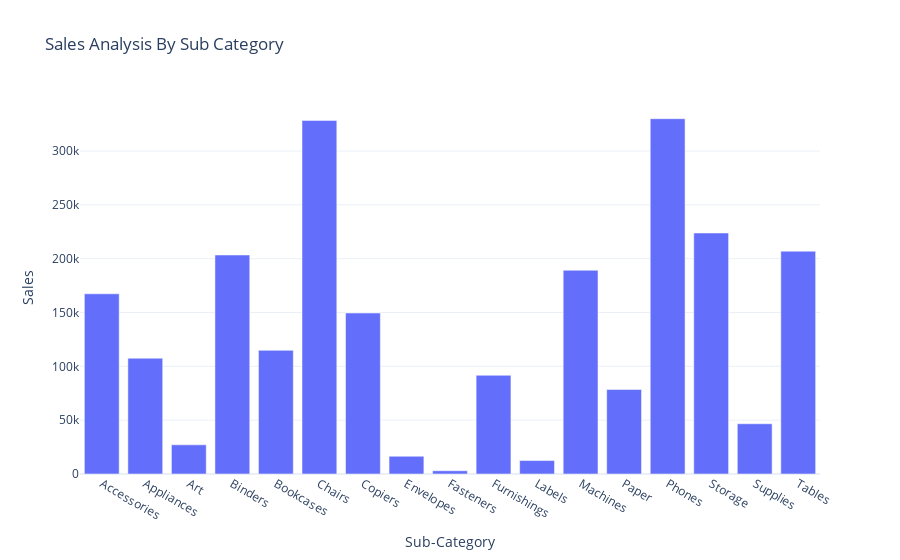

The code cell stored with this chart in its notebook:
### Code cell
fig = px.bar(sale_analysis_by_sub_category,
             x = 'Sub-Category',
             y = 'Sales',
             title = 'Sales Analysis By Sub Category')
fig.show()

### Figure 1 — Plotly figure (JSON) as saved in the notebook; plotly's stock layout.template omitted (floating-point values rounded to 4 significant figures)
{"data": [{"alignmentgroup": "True", "hovertemplate": "Sub-Category=%{x}<br>Sales=%{y}<extra></extra>", "legendgroup": "", "marker": {"color": "#636efa", "pattern": {"shape": ""}}, "name": "", "offsetgroup": "", "orientation": "v", "showlegend": false, "textposition": "auto", "type": "bar", "x": ["Accessories", "Appliances", "Art", "Binders", "Bookcases", "Chairs", "Copiers", "Envelopes", "Fasteners", "Furnishings", "Labels", "Machines", "Paper", "Phones", "Storage", "Supplies", "Tables"], "xaxis": "x", "y": [167400.0, 107500.0, 27120.0, 203400.0, 114900.0, 328400.0, 149500.0, 16480.0, 3024.0, 91710.0, 12490.0, 189200.0, 78480.0, 330000.0, 223800.0, 46670.0, 207000.0], "yaxis": "y"}], "layout": {"barmode": "relative", "legend": {"tracegroupgap": 0}, "title": {"text": "Sales Analysis By Sub Category"}, "xaxis": {"anchor": "y", "domain": [0, 1], "title": {"text": "Sub-Category"}}, "yaxis": {"anchor": "x", "domain": [0, 1], "title": {"text": "Sales"}}}}
